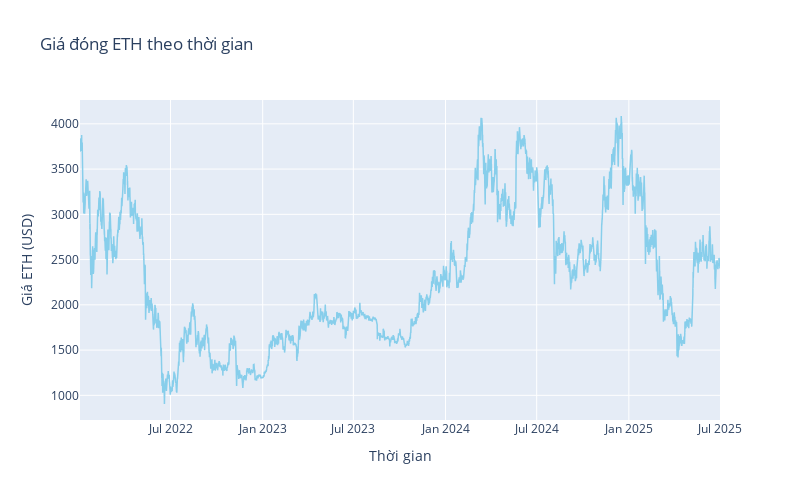

The cell this chart's notebook holds for it:
### Code cell
import pandas as pd
import plotly.graph_objects as go
fig = go.Figure()

# Giá đóng ETH
fig.add_trace(go.Scatter(
    x=df['timestamp_utc'],
    y=df['close_eth'],
    mode='lines',
    name='Close ETH',
    line=dict(color='skyblue', width=1.5)
))

# Layout
fig.update_layout(
    title='Giá đóng ETH theo thời gian',
    xaxis_title='Thời gian ',
    yaxis_title='Giá ETH (USD)',
    hovermode='x unified',
    width = 800,
    height= 500)
fig.show()

### Figure 1 — Plotly figure (JSON) as saved in the notebook; plotly's stock layout.template omitted (floating-point values rounded to 4 significant figures; data arrays with more than 128 entries replaced by an {"elided": "..."} marker saying what was removed)
{"data": [{"line": {"color": "skyblue", "width": 1.5}, "mode": "lines", "name": "Close ETH", "type": "scatter", "x": {"elided": "30665 str values"}, "y": {"elided": "30665 float values"}}], "layout": {"height": 500, "hovermode": "x unified", "title": {"text": "Giá đóng ETH theo thời gian"}, "width": 800, "xaxis": {"title": {"text": "Thời gian "}}, "yaxis": {"title": {"text": "Giá ETH (USD)"}}}}
